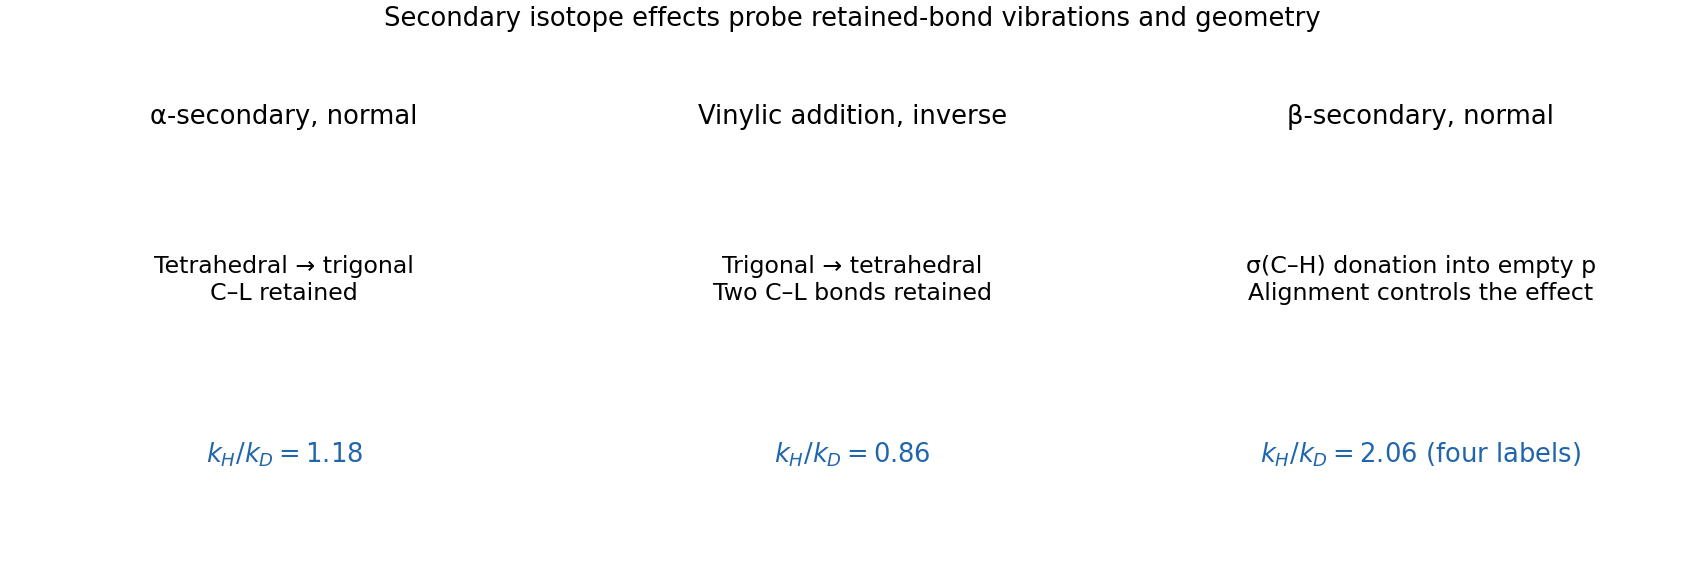

This chart was generated by the following Python code:
"""Original explanatory diagram; tested with Python 3.14, NumPy 2.3.5 and Matplotlib 3.10.7."""
from pathlib import Path
import matplotlib
matplotlib.use('Agg')
import matplotlib.pyplot as plt
import numpy as np
plt.rcParams.update({'font.size':10,'axes.spines.top':False,'axes.spines.right':False})

fig,axes=plt.subplots(1,3,figsize=(11,3.7),layout='constrained')
data=[
('α-secondary, normal','Tetrahedral → trigonal\nC–L retained',r'$k_H/k_D=1.18$'),
('Vinylic addition, inverse','Trigonal → tetrahedral\nTwo C–L bonds retained',r'$k_H/k_D=0.86$'),
('β-secondary, normal','σ(C–H) donation into empty p\nAlignment controls the effect',r'$k_H/k_D=2.06$ (four labels)')]
for ax,(title,note,result) in zip(axes,data):
    ax.text(.5,.85,title,ha='center',fontsize=12,transform=ax.transAxes)
    ax.text(.5,.55,note,ha='center',va='center',fontsize=11,transform=ax.transAxes)
    ax.text(.5,.20,result,ha='center',fontsize=12,color='#2166ac',transform=ax.transAxes)
    ax.axis('off')
fig.suptitle('Secondary isotope effects probe retained-bond vibrations and geometry')

fig.savefig(Path.cwd()/(Path(__file__).stem+'.png'),dpi=155,facecolor='white')
plt.close(fig)
